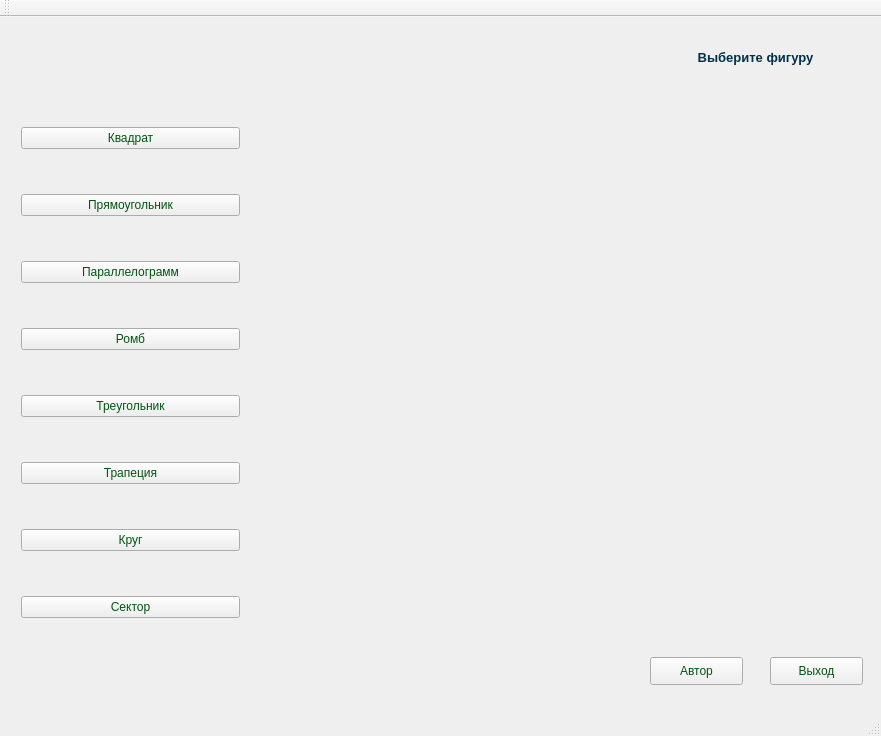
<?xml version="1.0" encoding="UTF-8"?>
<ui version="4.0">
 <class>MainWindow</class>
 <widget class="QMainWindow" name="MainWindow">
  <property name="geometry">
   <rect>
    <x>0</x>
    <y>0</y>
    <width>881</width>
    <height>736</height>
   </rect>
  </property>
  <property name="windowTitle">
   <string>MainWindow</string>
  </property>
  <property name="styleSheet">
   <string notr="true">font: 9pt &quot;MS Shell Dlg 2&quot;;
color: rgb(0, 85, 14);</string>
  </property>
  <widget class="QWidget" name="centralWidget">
   <widget class="QPushButton" name="exit">
    <property name="geometry">
     <rect>
      <x>770</x>
      <y>640</y>
      <width>93</width>
      <height>28</height>
     </rect>
    </property>
    <property name="text">
     <string>Выход</string>
    </property>
   </widget>
   <widget class="QLabel" name="choose">
    <property name="geometry">
     <rect>
      <x>670</x>
      <y>10</y>
      <width>171</width>
      <height>61</height>
     </rect>
    </property>
    <property name="styleSheet">
     <string notr="true">color: rgb(147, 30, 59);</string>
    </property>
    <property name="text">
     <string>&lt;html&gt;&lt;head/&gt;&lt;body&gt;&lt;p align=&quot;center&quot;&gt;&lt;span style=&quot; font-size:10pt; font-weight:600; color:#003148;&quot;&gt;Выберите фигуру&lt;/span&gt;&lt;/p&gt;&lt;/body&gt;&lt;/html&gt;</string>
    </property>
   </widget>
   <widget class="QWidget" name="layoutWidget">
    <property name="geometry">
     <rect>
      <x>10</x>
      <y>60</y>
      <width>241</width>
      <height>591</height>
     </rect>
    </property>
    <layout class="QVBoxLayout" name="verticalLayout">
     <item>
      <widget class="QPushButton" name="square">
       <property name="styleSheet">
        <string notr="true">font: 9pt &quot;MS Shell Dlg 2&quot;;</string>
       </property>
       <property name="text">
        <string>Квадрат</string>
       </property>
       <attribute name="buttonGroup">
        <string notr="true">buttonGroup</string>
       </attribute>
      </widget>
     </item>
     <item>
      <widget class="QPushButton" name="rectangle">
       <property name="text">
        <string>Прямоугольник</string>
       </property>
       <attribute name="buttonGroup">
        <string notr="true">buttonGroup</string>
       </attribute>
      </widget>
     </item>
     <item>
      <widget class="QPushButton" name="parallelogram">
       <property name="text">
        <string>Параллелограмм</string>
       </property>
       <attribute name="buttonGroup">
        <string notr="true">buttonGroup</string>
       </attribute>
      </widget>
     </item>
     <item>
      <widget class="QPushButton" name="rhombus">
       <property name="text">
        <string>Ромб</string>
       </property>
       <attribute name="buttonGroup">
        <string notr="true">buttonGroup</string>
       </attribute>
      </widget>
     </item>
     <item>
      <widget class="QPushButton" name="pushButton">
       <property name="styleSheet">
        <string notr="true">
font: 9pt &quot;MS Shell Dlg 2&quot;;</string>
       </property>
       <property name="text">
        <string>Треугольник</string>
       </property>
       <attribute name="buttonGroup">
        <string notr="true">buttonGroup</string>
       </attribute>
      </widget>
     </item>
     <item>
      <widget class="QPushButton" name="trapezoid">
       <property name="text">
        <string>Трапеция</string>
       </property>
       <attribute name="buttonGroup">
        <string notr="true">buttonGroup</string>
       </attribute>
      </widget>
     </item>
     <item>
      <widget class="QPushButton" name="circle">
       <property name="text">
        <string>Круг</string>
       </property>
       <attribute name="buttonGroup">
        <string notr="true">buttonGroup</string>
       </attribute>
      </widget>
     </item>
     <item>
      <widget class="QPushButton" name="sector">
       <property name="styleSheet">
        <string notr="true">font: 8pt &quot;MV Boli&quot;;</string>
       </property>
       <property name="text">
        <string>Сектор</string>
       </property>
       <attribute name="buttonGroup">
        <string notr="true">buttonGroup</string>
       </attribute>
      </widget>
     </item>
    </layout>
   </widget>
   <widget class="QPushButton" name="buttaut">
    <property name="geometry">
     <rect>
      <x>650</x>
      <y>640</y>
      <width>93</width>
      <height>28</height>
     </rect>
    </property>
    <property name="text">
     <string>Автор</string>
    </property>
   </widget>
   <widget class="QLabel" name="label">
    <property name="geometry">
     <rect>
      <x>300</x>
      <y>60</y>
      <width>81</width>
      <height>81</height>
     </rect>
    </property>
    <property name="whatsThis">
     <string>&lt;html&gt;&lt;head/&gt;&lt;body&gt;&lt;p&gt;&lt;img src=&quot;:/i/squar.jfif&quot;/&gt;&lt;/p&gt;&lt;/body&gt;&lt;/html&gt;</string>
    </property>
    <property name="pixmap">
     <pixmap resource="pics/izo.qrc">:/i/squar.jfif</pixmap>
    </property>
    <property name="scaledContents">
     <bool>true</bool>
    </property>
   </widget>
   <widget class="QLabel" name="label_2">
    <property name="geometry">
     <rect>
      <x>300</x>
      <y>150</y>
      <width>91</width>
      <height>51</height>
     </rect>
    </property>
    <property name="text">
     <string/>
    </property>
    <property name="pixmap">
     <pixmap resource="pics/izo.qrc">:/i/rect.png</pixmap>
    </property>
    <property name="scaledContents">
     <bool>true</bool>
    </property>
   </widget>
   <widget class="QLabel" name="label_3">
    <property name="geometry">
     <rect>
      <x>290</x>
      <y>220</y>
      <width>111</width>
      <height>61</height>
     </rect>
    </property>
    <property name="text">
     <string/>
    </property>
    <property name="pixmap">
     <pixmap resource="pics/izo.qrc">:/i/par.png</pixmap>
    </property>
    <property name="scaledContents">
     <bool>true</bool>
    </property>
   </widget>
   <widget class="QLabel" name="label_4">
    <property name="geometry">
     <rect>
      <x>300</x>
      <y>300</y>
      <width>91</width>
      <height>51</height>
     </rect>
    </property>
    <property name="text">
     <string/>
    </property>
    <property name="pixmap">
     <pixmap resource="pics/izo.qrc">:/i/rho.jpg</pixmap>
    </property>
    <property name="scaledContents">
     <bool>true</bool>
    </property>
   </widget>
   <widget class="QLabel" name="label_5">
    <property name="geometry">
     <rect>
      <x>310</x>
      <y>370</y>
      <width>71</width>
      <height>51</height>
     </rect>
    </property>
    <property name="text">
     <string/>
    </property>
    <property name="pixmap">
     <pixmap resource="pics/izo.qrc">:/i/triang.png</pixmap>
    </property>
    <property name="scaledContents">
     <bool>true</bool>
    </property>
   </widget>
   <widget class="QLabel" name="label_6">
    <property name="geometry">
     <rect>
      <x>310</x>
      <y>430</y>
      <width>71</width>
      <height>51</height>
     </rect>
    </property>
    <property name="text">
     <string/>
    </property>
    <property name="pixmap">
     <pixmap resource="pics/o.qrc">:/new/prefix1/tr.png</pixmap>
    </property>
    <property name="scaledContents">
     <bool>true</bool>
    </property>
   </widget>
   <widget class="QLabel" name="label_7">
    <property name="geometry">
     <rect>
      <x>310</x>
      <y>500</y>
      <width>71</width>
      <height>51</height>
     </rect>
    </property>
    <property name="text">
     <string/>
    </property>
    <property name="pixmap">
     <pixmap resource="pics/izo.qrc">:/i/circle.jfif</pixmap>
    </property>
    <property name="scaledContents">
     <bool>true</bool>
    </property>
   </widget>
   <widget class="QLabel" name="label_8">
    <property name="geometry">
     <rect>
      <x>310</x>
      <y>570</y>
      <width>71</width>
      <height>51</height>
     </rect>
    </property>
    <property name="text">
     <string/>
    </property>
    <property name="pixmap">
     <pixmap resource="pics/izo.qrc">:/i/sec.png</pixmap>
    </property>
    <property name="scaledContents">
     <bool>true</bool>
    </property>
   </widget>
  </widget>
  <widget class="QMenuBar" name="menuBar">
   <property name="geometry">
    <rect>
     <x>0</x>
     <y>0</y>
     <width>881</width>
     <height>24</height>
    </rect>
   </property>
  </widget>
  <widget class="QToolBar" name="mainToolBar">
   <attribute name="toolBarArea">
    <enum>TopToolBarArea</enum>
   </attribute>
   <attribute name="toolBarBreak">
    <bool>false</bool>
   </attribute>
  </widget>
  <widget class="QStatusBar" name="statusBar"/>
 </widget>
 <layoutdefault spacing="6" margin="11"/>
 <resources>
  <include location="pics/izo.qrc"/>
  <include location="pics/o.qrc"/>
 </resources>
 <connections>
  <connection>
   <sender>exit</sender>
   <signal>clicked()</signal>
   <receiver>MainWindow</receiver>
   <slot>close()</slot>
   <hints>
    <hint type="sourcelabel">
     <x>560</x>
     <y>475</y>
    </hint>
    <hint type="destinationlabel">
     <x>427</x>
     <y>413</y>
    </hint>
   </hints>
  </connection>
 </connections>
 <buttongroups>
  <buttongroup name="buttonGroup"/>
 </buttongroups>
</ui>
